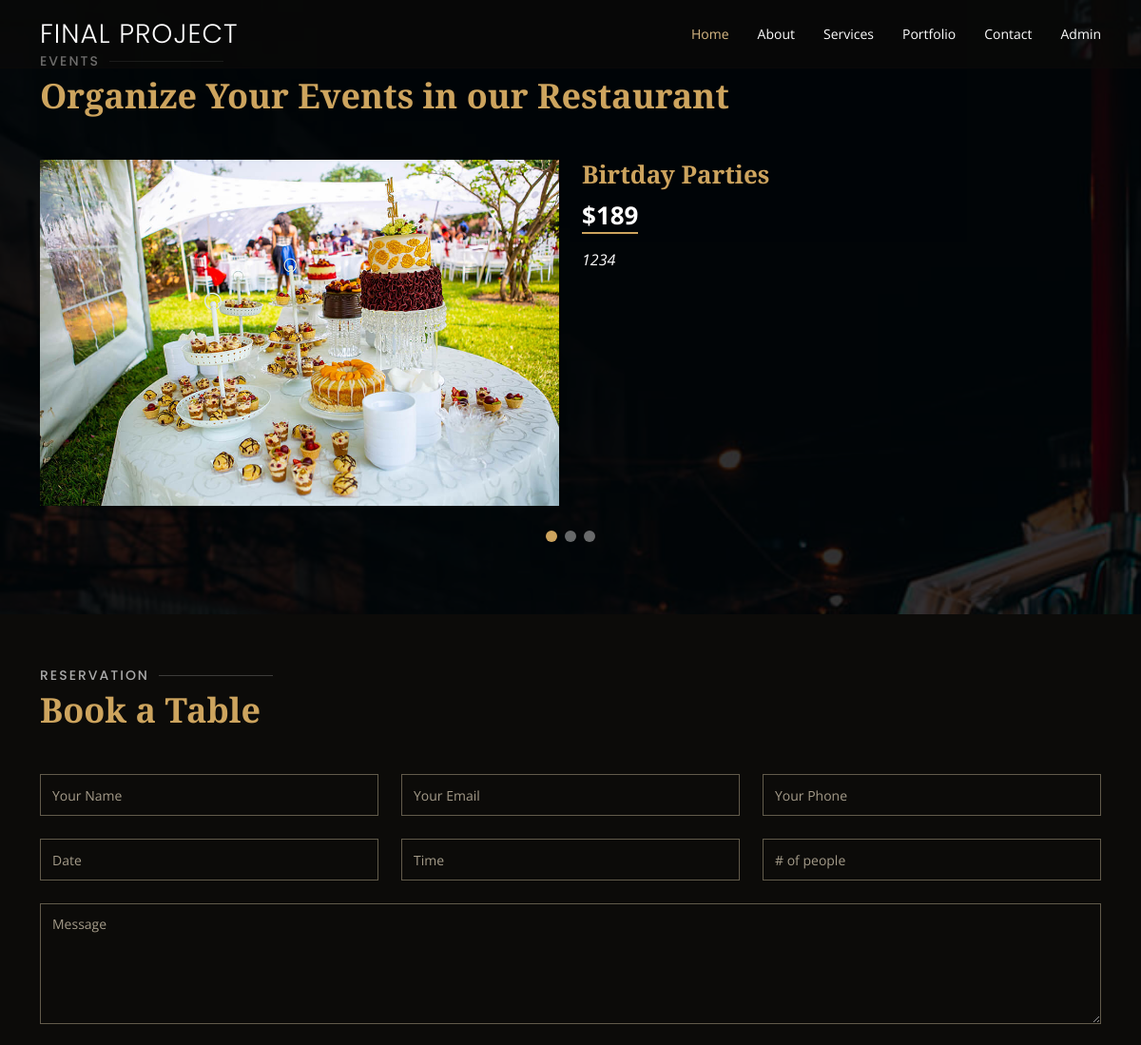
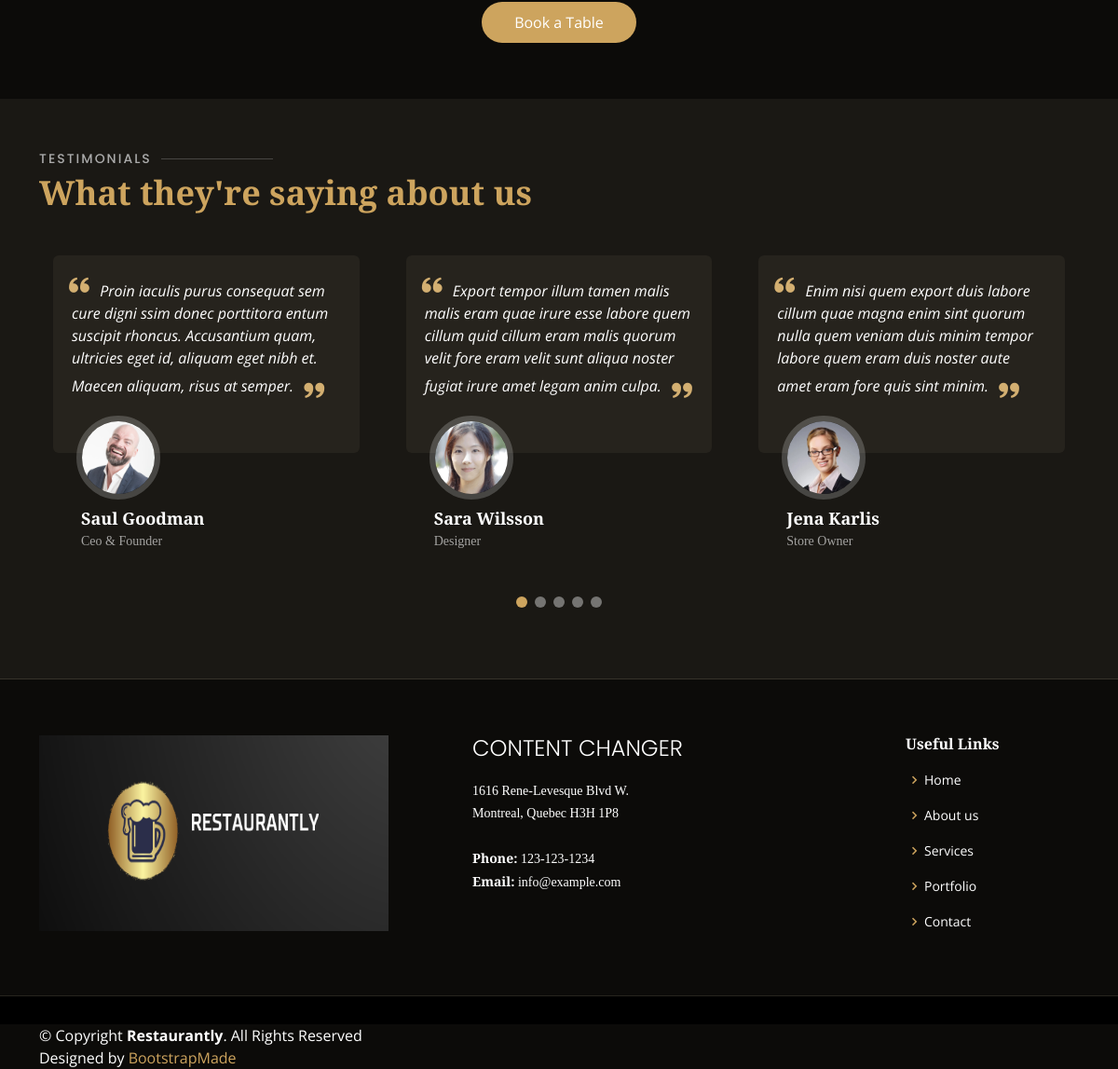
The page /Restaurantly/services.php on the database its author committed (2 pictures, top to bottom).
### tables this page shows
CREATE TABLE IF NOT EXISTS `slider` (
  `id` int NOT NULL AUTO_INCREMENT,
  `title` varchar(50) NOT NULL,
  `price` int NOT NULL,
  `picture` varchar(50) NOT NULL,
  `text` text NOT NULL,
  PRIMARY KEY (`id`)
);

CREATE TABLE IF NOT EXISTS `footer` (
  `id` int NOT NULL AUTO_INCREMENT,
  `picture` varchar(255) NOT NULL,
  `title` varchar(50) NOT NULL,
  `address` varchar(50) NOT NULL,
  `area` varchar(50) NOT NULL,
  `phone` varchar(20) NOT NULL,
  `email` varchar(50) NOT NULL,
  PRIMARY KEY (`id`)
);

### model/DB_Manager2.class.php (called while the page is built, shortened)
<?php
class DB_Manager2
{
    private $db;
    public function __construct()
    {
        $host = "localhost";
        $user = "root";
        $pass = "";
        $dbname = "admin";
        try {
            $this->db = new PDO("mysql:host=$host;dbname=$dbname", $user, $pass);
            $this->db->setAttribute(PDO::ATTR_ERRMODE, PDO::ERRMODE_EXCEPTION);
            $this->db->setAttribute(PDO::ATTR_EMULATE_PREPARES, false);
        } catch (Exception $e) {
            die("Database Connection Error: " . $e->getMessage());
        }
    }
    public function get_all_slider()
    {
        $query = $this->db->query("SELECT * FROM slider");
        $array = $query->fetchAll(PDO::FETCH_ASSOC);
        return $array;
    }
    public function get_all_footer()
    {
        $query = $this->db->query("SELECT * FROM footer");
        $array = $query->fetchAll(PDO::FETCH_ASSOC);
        return $array;
    }
}

### Restaurantly/services.php (the view, shortened to what this page needs)
<?php
include_once "../model/DB_Manager2.class.php";
$database = new DB_Manager2();
$get_slider = $database->get_all_slider();
?>
<!DOCTYPE html>
<html lang="en">
<head>
    <link href="assets/vendor/animate.css/animate.min.css" rel="stylesheet">
    <link href="assets/vendor/aos/aos.css" rel="stylesheet">
    <link href="assets/vendor/bootstrap/css/bootstrap.min.css" rel="stylesheet">
    <link href="assets/vendor/bootstrap-icons/bootstrap-icons.css" rel="stylesheet">
    <link href="assets/vendor/boxicons/css/boxicons.min.css" rel="stylesheet">
    <link href="assets/vendor/glightbox/css/glightbox.min.css" rel="stylesheet">
    <link href="assets/vendor/swiper/swiper-bundle.min.css" rel="stylesheet">
    <link href="assets/css/style.css" rel="stylesheet">
</head>
<body>
<header id="header" class="fixed-top d-flex align-items-cente">
    <div class="container-fluid container-xl d-flex align-items-center justify-content-lg-between">
        <h1 class="logo me-auto me-lg-0">Final Project</a></h1>
        <nav id="navbar" class="navbar order-last order-lg-0">
            <ul>
                <li><a class="nav-link scrollto active" href="index.php">Home</a></li>
                <li><a class="nav-link scrollto" href="about.php">About</a></li>
                <li><a class="nav-link scrollto" href="services.php">Services</a></li>
                <li><a class="nav-link scrollto" href="portfolio.php">Portfolio</a></li>
                <li><a class="nav-link scrollto" href="contact.php">Contact</a></li>
                <li><a class="nav-link scrollto" href="../admin/login.php">Admin</a></li>
            </ul>
        </nav>
    </div>
</header>
<main id="main">
    <section id="events" class="events">
        <div class="container" data-aos="fade-up">
            <div class="section-title">
                <h2>Events</h2>
                <p>Organize Your Events in our Restaurant</p>
            </div>
            <div class="events-slider swiper" data-aos="fade-up" data-aos-delay="100">
                <div class="swiper-wrapper">
                    <?php foreach ($get_slider as $single_slider) : ?>
                        <div class="swiper-slide">
                            <div class="row event-item">
                                <div class="col-lg-6">
                                    <img src="assets/img/<?php echo $single_slider['picture'] ?>" class="img-fluid" alt="">
                                </div>
                                <div class="col-lg-6 pt-4 pt-lg-0 content">
                                    <h3><?php echo $single_slider['title'] ?></h3>
                                    <div class="price">
                                        <p><span>$<?php echo $single_slider['price'] ?></span></p>
                                    </div>
                                    <p class="fst-italic">
                                        <?php echo $single_slider['text'] ?>
                                    </p>
                                </div>
                            </div>
                        </div>
                    <?php endforeach ?>
                </div>
                <div class="swiper-pagination"></div>
            </div>
        </div>
    </section>
    <section id="book-a-table" class="book-a-table">
        <div class="container" data-aos="fade-up">
            <div class="section-title">
                <h2>Reservation</h2>
                <p>Book a Table</p>
            </div>
            <form action="forms/book-a-table.php" method="post" role="form" class="php-email-form" data-aos="fade-up"
                  data-aos-delay="100">
                <div class="row">
                    <div class="col-lg-4 col-md-6 form-group">
                        <input type="text" name="name" class="form-control" id="name" placeholder="Your Name"
                               data-rule="minlen:4" data-msg="Please enter at least 4 chars">
                    </div>
                    <div class="col-lg-4 col-md-6 form-group mt-3 mt-md-0">
                        <input type="email" class="form-control" name="email" id="email" placeholder="Your Email"
                               data-rule="email" data-msg="Please enter a valid email">
                    </div>
                    <div class="col-lg-4 col-md-6 form-group mt-3 mt-md-0">
                        <input type="text" class="form-control" name="phone" id="phone" placeholder="Your Phone"
                               data-rule="minlen:4" data-msg="Please enter at least 4 chars">
                    </div>
                    <div class="col-lg-4 col-md-6 form-group mt-3">
                        <input type="text" name="date" class="form-control" id="date" placeholder="Date"
                               data-rule="minlen:4" data-msg="Please enter at least 4 chars">
                    </div>
                    <div class="col-lg-4 col-md-6 form-group mt-3">
                        <input type="text" class="form-control" name="time" id="time" placeholder="Time"
                               data-rule="minlen:4" data-msg="Please enter at least 4 chars">
                    </div>
                    <div class="col-lg-4 col-md-6 form-group mt-3">
                        <input type="number" class="form-control" name="people" id="people" placeholder="# of people"
                               data-rule="minlen:1" data-msg="Please enter at least 1 chars">
                    </div>
                </div>
                <div class="form-group mt-3">
                    <textarea class="form-control" name="message" rows="5" placeholder="Message"></textarea>
                </div>
                <div class="text-center">
                    <button type="submit">Book a Table</button>
                </div>
            </form>
        </div>
    </section>
    <section id="testimonials" class="testimonials section-bg">
        <div class="container" data-aos="fade-up">
            <div class="section-title">
                <h2>Testimonials</h2>
                <p>What they're saying about us</p>
            </div>
            <div class="testimonials-slider swiper" data-aos="fade-up" data-aos-delay="100">
                <div class="swiper-wrapper">
                    <div class="swiper-slide">
                        <div class="testimonial-item">
                            <p>
                                <i class="bx bxs-quote-alt-left quote-icon-left"></i>
                                Proin iaculis purus consequat sem cure digni ssim donec porttitora entum suscipit
                                rhoncus. Accusantium quam, ultricies eget id, aliquam eget nibh et. Maecen aliquam,
                                risus at semper.
                                <i class="bx bxs-quote-alt-right quote-icon-right"></i>
                            </p>
                            <img src="assets/img/testimonials/testimonials-1.jpg" class="testimonial-img" alt="">
                            <h3>Saul Goodman</h3>
                            <h4>Ceo &amp; Founder</h4>
                        </div>
                    </div>
                    <div class="swiper-slide">
                        <div class="testimonial-item">
                            <p>
                                <i class="bx bxs-quote-alt-left quote-icon-left"></i>
                                Export tempor illum tamen malis malis eram quae irure esse labore quem cillum quid
                                cillum eram malis quorum velit fore eram velit sunt aliqua noster fugiat irure amet
                                legam anim culpa.
                                <i class="bx bxs-quote-alt-right quote-icon-right"></i>
                            </p>
                            <img src="assets/img/testimonials/testimonials-2.jpg" class="testimonial-img" alt="">
                            <h3>Sara Wilsson</h3>
                            <h4>Designer</h4>
                        </div>
                    </div>
                    <div class="swiper-slide">
                        <div class="testimonial-item">
                            <p>
                                <i class="bx bxs-quote-alt-left quote-icon-left"></i>
                                Enim nisi quem export duis labore cillum quae magna enim sint quorum nulla quem veniam
                                duis minim tempor labore quem eram duis noster aute amet eram fore quis sint minim.
                                <i class="bx bxs-quote-alt-right quote-icon-right"></i>
                            </p>
                            <img src="assets/img/testimonials/testimonials-3.jpg" class="testimonial-img" alt="">
                            <h3>Jena Karlis</h3>
                            <h4>Store Owner</h4>
                        </div>
                    </div>
                </div>
                <div class="swiper-pagination"></div>
            </div>
        </div>
    </section>
</main>
<?php
 include_once "./footer.php";
?>
    <div class="container">
        <div class="copyright">
            &copy; Copyright <strong><span>Restaurantly</span></strong>. All Rights Reserved
        </div>
        <div class="credits">
            Designed by <a href="https://bootstrapmade.com/">BootstrapMade</a>
        </div>
    </div>
</body>
</html>

### Restaurantly/footer.php
<?php
$database = new DB_Manager2();
$get_footer = $database->get_all_footer();
foreach ($get_footer as $footer) {
}
?>
<footer id="footer">
    <div class="footer-top">
        <div class="container">
            <div style="display: flex;justify-content: space-between">
                <div class="col-lg-3">
                    <div>
                        <img src="assets/img/<?php echo $footer['picture'] ?>" alt="" style="width:375px; height:210px;">
                    </div>
                </div>
                <div class="col-lg-3 col-md-6">
                    <div class="footer-info">
                        <h3><?php echo $footer['title'] ?></h3>
                        <p>
                            <?php echo $footer['address'] ?><br>
                        <p>
                            <?php echo $footer['area'] ?><br><br>   </p>
                        <p> <strong>Phone:</strong> <?php echo $footer['phone'] ?><br>   </p>
                        <p><strong>Email:</strong> <?php echo $footer['email'] ?><br>   </p>
                    </div>
                </div>
                <div class="col-lg-2 col-md-6 footer-links">
                    <h4>Useful Links</h4>
                    <ul>
                        <li><i class="bx bx-chevron-right"></i> <a href="index.php">Home</a></li>
                        <li><i class="bx bx-chevron-right"></i> <a href="about.php">About us</a></li>
                        <li><i class="bx bx-chevron-right"></i> <a href="services.php">Services</a></li>
                        <li><i class="bx bx-chevron-right"></i> <a href="portfolio.php">Portfolio</a></li>
                        <li><i class="bx bx-chevron-right"></i> <a href="contact.php">Contact</a></li>
                    </ul>
                </div>
            </div>
        </div>
    </div>
</footer>

### rows shown on the page
slider: picture (picture), title "Birtday Parties", price "189", text "1234"
footer: picture (picture), title "CONTENT CHANGER", address "1616 Rene-Levesque Blvd W.", area "Montreal, Quebec H3H 1P8", phone "123-123-1234", email "info@example.com"
